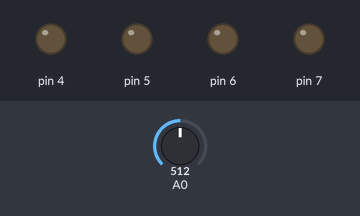
A sketch run on a simulated Arduino Uno, built with avr-gcc and run on an emulated ATmega328P. Shown: output pins drawn as LEDs (lit = HIGH). The test bench sets the inputs (shaded band); at power-on: A0 = 512.

Above: at 1.2 s.
1.3 s: A0 set to 582
2.8 s: A0 set to 619
At 3.8 s:
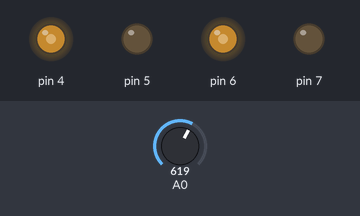
4.3 s: A0 set to 590
At 4.9 s:
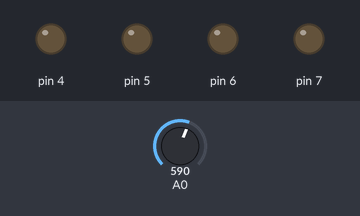
5.8 s: A0 set to 410
7.3 s: A0 set to 387
At 8.4 s:
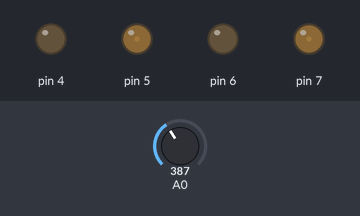
Timing chart, 0 to 9.8 s (numbered marks = the images above; inputs shaded):
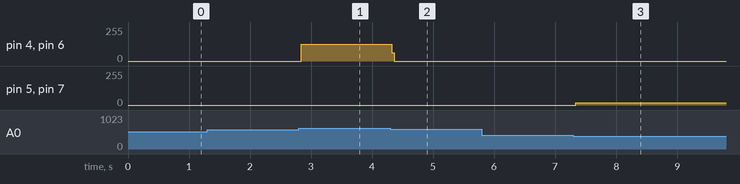

The sketch:

controlling_2_dc_motors1__1_.ino
```cpp
//controlling 2 DC-motors


void setup()
{
  pinMode(7, OUTPUT);
  pinMode(6, OUTPUT);
  pinMode(5, OUTPUT);
  pinMode(4, OUTPUT);
}

void loop()
{
 // moving clockwise
  if (analogRead(A0)>600)
  {
  digitalWrite(7, LOW);
  digitalWrite(6, HIGH);
  digitalWrite(5, LOW);
  digitalWrite(4, HIGH);
  }


  //moving counterclockwise
  if (analogRead(A0)<400)
  {
  digitalWrite(7, HIGH);
  digitalWrite(6, LOW);
  digitalWrite(5, HIGH);
  digitalWrite(4, LOW);
  }

  digitalWrite(7,LOW);
  digitalWrite(6, LOW);
  digitalWrite(5, LOW);
  digitalWrite(4, LOW);
}
```

Measured:
- the behaviour switches between 600 and 601 on A0 (found by bisection; images 0 and 1)
- after the input at 1.3 s, every drawn part: stays the same
- after the input at 2.8 s, pin 4, pin 6: 0/255 → 127/255 at once
- after the input at 4.3 s, pin 4, pin 6: 127/255 → 0/255 at once
- after the input at 5.8 s, every drawn part: stays the same
- after the input at 7.3 s, pin 5, pin 7: 0/255 → 16/255 at once
